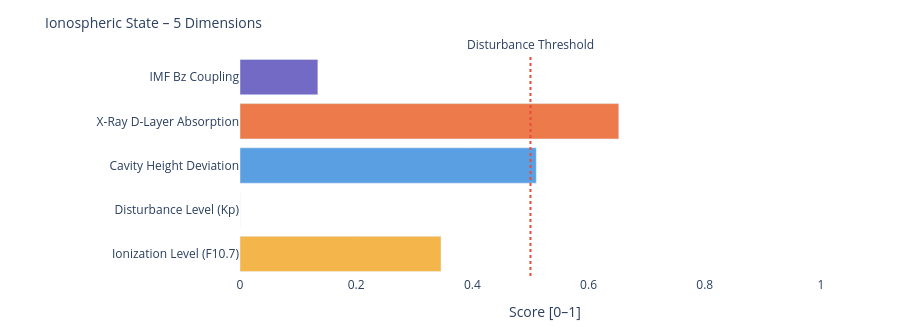

Notebook source saved alongside this figure:
### Markdown cell above
---
### 📐 Systemic Insight: Geometric Cavity vs. Real Schumann Resonance

**Relevant for:** Layer 6 = delta analysis &nbsp;|&nbsp; Layer 7 = feature vector / system interpretation

A cavity height change from 80 km to 70 km shifts the **idealized geometric frequencies** only minimally:

| Modus | Aktuell | Referenz | Δ |
|-------|---------|----------|---|
| SR-1 | 10.4762 Hz | 10.4599 Hz | +16 mHz |
| SR-2 | 18.1452 Hz | 18.1171 Hz | +28 mHz |
| SR-3 | 25.6612 Hz | 25.6215 Hz | +40 mHz |
| SR-4 | 33.1285 Hz | 33.0772 Hz | +51 mHz |

The geometric effect is limited because 10 km is very small compared to Earth's radius (~6371 km).

**Consequence:** Real Schumann deviations are likely driven more strongly by **conductivity, damping, day/night structure, lightning distribution and source geometry** than by pure cavity height.

---

**Layer 6 compares:**
```
geometric Δ from Layer 4  vs.  observed Δ from real Schumann measurement data
```

**Layer 7 Feature:**
```
If real Δ >> geometric Δ  →  non-geometric factors dominant
```

### Code cell
# ============================================================
# IONOSPHERIC STATE – Summary gauge
# Five dimensions: ionization, disturbance, cavity height, X-Ray, Bz coupling
# ============================================================

def norm(v, lo, hi):
    if v is None: return None
    return round(max(0.0, min(1.0, (v - lo) / (hi - lo))), 3)

# Ionization level (F10.7 → F2-Layer)
ioniz = norm(f107_val, 60, 250)

# Disturbance level (Kp → E/F-Layer irregularities)
disturb = norm(kp_val, 0, 9)

# Cavity height deviation from reference (80 km)
h_dev = norm(abs(h_eff - 80), 0, 20)

# X-Ray ionization (D-Layer absorption)
xray_ioniz = None
if xray_now is not None:
    xray_ioniz = norm(math.log10(max(xray_now, 1e-9)) + 9, 0, 5)

# Bz coupling (southward Bz → stronger magnetosphere-ionosphere coupling)
bz_coupling = norm(-(bz_now or 0), -5, 30) if bz_now is not None else None

dims = [
    ('Ionization Level (F10.7)',    ioniz,      '#F2A623'),
    ('Disturbance Level (Kp)',      disturb,    '#7F77DD'),
    ('Cavity Height Deviation',     h_dev,      '#378ADD'),
    ('X-Ray D-Layer Absorption',    xray_ioniz, '#E85D24'),
    ('IMF Bz Coupling',             bz_coupling,'#534AB7'),
]

fig = go.Figure()
for name, val, col in dims:
    if val is not None:
        h = int(val * 20)
        bar = '█' * h + '░' * (20 - h)
        label = f'{name}:  {bar}  {val:.3f}'
    else:
        label = f'{name}:  {"─" * 20}  n/a'
    fig.add_trace(go.Bar(
        x=[val if val is not None else 0],
        y=[name],
        orientation='h',
        marker_color=col, opacity=0.82,
        showlegend=False
    ))

fig.add_vline(x=0.5, line_dash='dot', line_color='#e74c3c',
              annotation_text='Disturbance Threshold', annotation_position='top')
fig.update_layout(
    title=dict(text='Ionospheric State – 5 Dimensions', font=dict(size=14)),
    xaxis=dict(title='Score [0–1]', range=[0, 1.05]),
    height=330, plot_bgcolor='rgba(0,0,0,0)', paper_bgcolor='rgba(0,0,0,0)',
    margin=dict(l=240, r=50, t=55, b=40)
)
fig.show()

print(f'\nIonospheric state:')
for name, val, _ in dims:
    print(f'  {name:<35} {val:.3f}' if val is not None else f'  {name:<35} n/a')

### Figure 1 — Plotly figure (JSON) as saved in the notebook; plotly's stock layout.template omitted (floating-point values rounded to 4 significant figures)
{"data": [{"marker": {"color": "#F2A623"}, "opacity": 0.82, "orientation": "h", "showlegend": false, "type": "bar", "x": [0.346], "y": ["Ionization Level (F10.7)"]}, {"marker": {"color": "#7F77DD"}, "opacity": 0.82, "orientation": "h", "showlegend": false, "type": "bar", "x": [0.0], "y": ["Disturbance Level (Kp)"]}, {"marker": {"color": "#378ADD"}, "opacity": 0.82, "orientation": "h", "showlegend": false, "type": "bar", "x": [0.51], "y": ["Cavity Height Deviation"]}, {"marker": {"color": "#E85D24"}, "opacity": 0.82, "orientation": "h", "showlegend": false, "type": "bar", "x": [0.652], "y": ["X-Ray D-Layer Absorption"]}, {"marker": {"color": "#534AB7"}, "opacity": 0.82, "orientation": "h", "showlegend": false, "type": "bar", "x": [0.134], "y": ["IMF Bz Coupling"]}], "layout": {"annotations": [{"showarrow": false, "text": "Disturbance Threshold", "x": 0.5, "xanchor": "center", "xref": "x", "y": 1, "yanchor": "bottom", "yref": "y domain"}], "height": 330, "margin": {"b": 40, "l": 240, "r": 50, "t": 55}, "paper_bgcolor": "rgba(0,0,0,0)", "plot_bgcolor": "rgba(0,0,0,0)", "shapes": [{"line": {"color": "#e74c3c", "dash": "dot"}, "type": "line", "x0": 0.5, "x1": 0.5, "xref": "x", "y0": 0, "y1": 1, "yref": "y domain"}], "title": {"font": {"size": 14}, "text": "Ionospheric State – 5 Dimensions"}, "xaxis": {"range": [0, 1.05], "title": {"text": "Score [0–1]"}}}}
